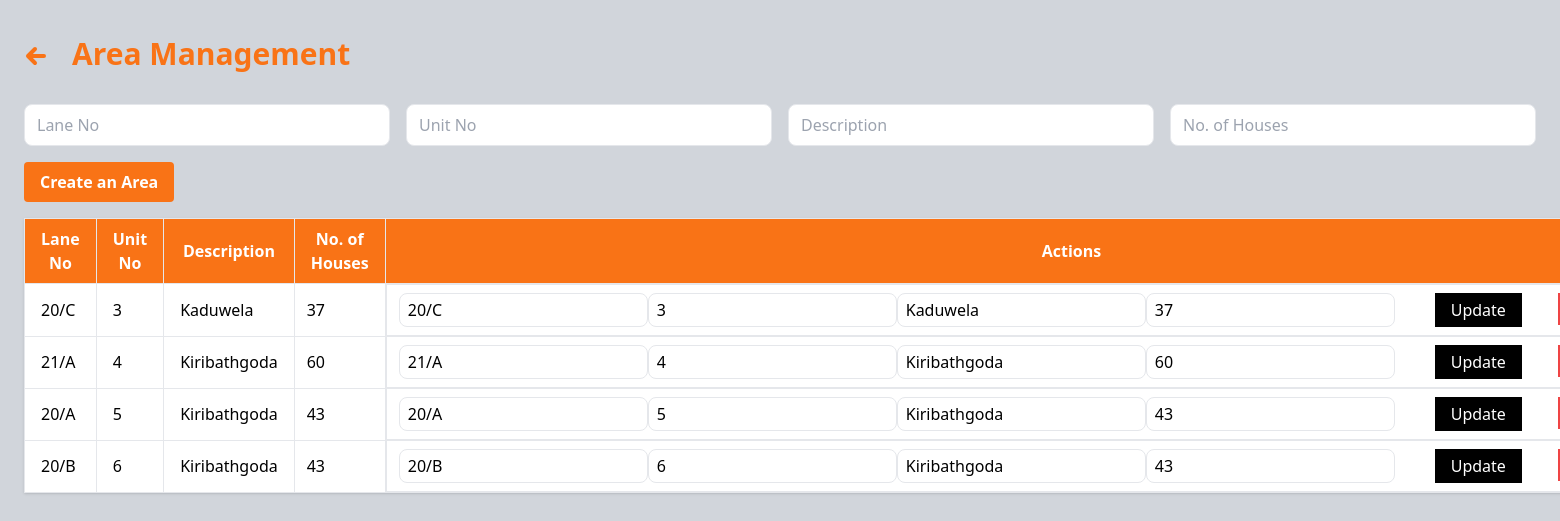
Screenshot of /manager/area.php (signed in) with the database file from the repository.
### tables this page shows
CREATE TABLE `area` (
  `id` int(11) NOT NULL,
  `lane_no` varchar(50) NOT NULL,
  `unit_no` int(5) NOT NULL,
  `description` text NOT NULL,
  `no_of_houses` int(11) NOT NULL
);

### manager/area.php (the view, shortened to what this page needs)
<?php
include '../config/database.php';
$areas = $conn->query("SELECT * FROM area");
?>
<!DOCTYPE html>
<html lang="en">
<head>
    <script src="https://cdn.tailwindcss.com"></script>
</head>
<body class="bg-gray-300 p-6 min-h-screen">
    <div class="flex items-center space-x-4 py-3 mb-5">
        <a href="dashboard.php" class="flex items-center text-orange-500 hover:text-orange-700 text-2xl font-bold">
            <svg xmlns="http://www.w3.org/2000/svg" viewBox="0 0 24 24" fill="none" stroke="currentColor" class="h-6 w-6 mr-2 mt-1">
                <path stroke-linecap="round" stroke-linejoin="round" stroke-width="4" d="M11 19l-7-7 7-7M4 12h16" />
            </svg>
        </a>
        <h1 class="text-3xl font-bold text-orange-500">Area Management</h1>
    </div>
    <form method="POST" class="mb-4">
        <div class="grid grid-cols-4 gap-4">
            <input type="text" name="lane_no" placeholder="Lane No" class="border rounded-lg px-3 py-2" required>
            <input type="text" name="unit_no" placeholder="Unit No" class="border rounded-lg px-3 py-2" required>
            <input type="text" name="description" placeholder="Description" class="border rounded-lg px-3 py-2" required>
            <input type="number" name="no_of_houses" placeholder="No. of Houses" class="border rounded-lg px-3 py-2" required>
        </div>
        <button type="submit" class=" text-white px-4 py-2 rounded bg-orange-500 font-semibold mt-4 hover:bg-orange-600">Create an Area</button>
    </form>
    <table class="w-full bg-white shadow border">
        <thead>
            <tr class="bg-orange-500">
                <th class="border px-4 py-2 text-white">Lane No</th>
                <th class="border px-4 py-2 text-white">Unit No</th>
                <th class="border px-4 py-2 text-white">Description</th>
                <th class="border px-4 py-2 text-white">No. of Houses</th>
                <th class="border px-4 py-2 text-white">Actions</th>
            </tr>
        </thead>
        <tbody>
            <?php while ($area = $areas->fetch_assoc()): ?>
                <tr>
                    <td class="border px-4 py-2"><?= $area['lane_no'] ?></td>
                    <td class="border px-4 py-2"><?= $area['unit_no'] ?></td>
                    <td class="border px-4 py-2"><?= $area['description'] ?></td>
                    <td class="border px-3 py-2"><?= $area['no_of_houses'] ?></td>
                    <td class="border px-3 py-2 flex space-x-2">
                        <form method="POST" class="flex">
                            <input type="text" name="update_lane_no" value="<?= $area['lane_no'] ?>" class="border rounded-lg px-2 py-1 w-30" required>
                            <input type="text" name="update_unit_no" value="<?= $area['unit_no'] ?>" class="border rounded-lg px-2 py-1 w-30" required>
                            <input type="text" name="update_description" value="<?= $area['description'] ?>" class="border rounded-lg px-2 py-1 w-30" required>
                            <input type="number" name="update_no_of_houses" value="<?= $area['no_of_houses'] ?>" class="border rounded-lg px-2 py-1 w-30" required>
                            <button type="submit" class="bg-black text-white px-4 py-1 ml-10 hover:bg-gray-600">Update</button>
                        </form>
                        <form method="POST" onsubmit="return confirmDelete()">
                            <button type="submit" class="bg-red-500 text-white px-4 py-1 ml-7 hover:bg-red-600">Delete</button>
                        </form>
					</td>
                </tr>
            <?php endwhile; ?>
        </tbody>
    </table>
</body>
</html>

### rows the page displays
area: lane_no "20/C", unit_no "3", description "Kaduwela", no_of_houses "37", update_lane_no "20/C", update_unit_no "3", update_description "Kaduwela", update_no_of_houses "37"
area: lane_no "21/A", unit_no "4", description "Kiribathgoda", no_of_houses "60", update_lane_no "21/A", update_unit_no "4", update_description "Kiribathgoda", update_no_of_houses "60"
area: lane_no "20/A", unit_no "5", description "Kiribathgoda", no_of_houses "43", update_lane_no "20/A", update_unit_no "5", update_description "Kiribathgoda", update_no_of_houses "43"
area: lane_no "20/B", unit_no "6", description "Kiribathgoda", no_of_houses "43", update_lane_no "20/B", update_unit_no "6", update_description "Kiribathgoda", update_no_of_houses "43"
